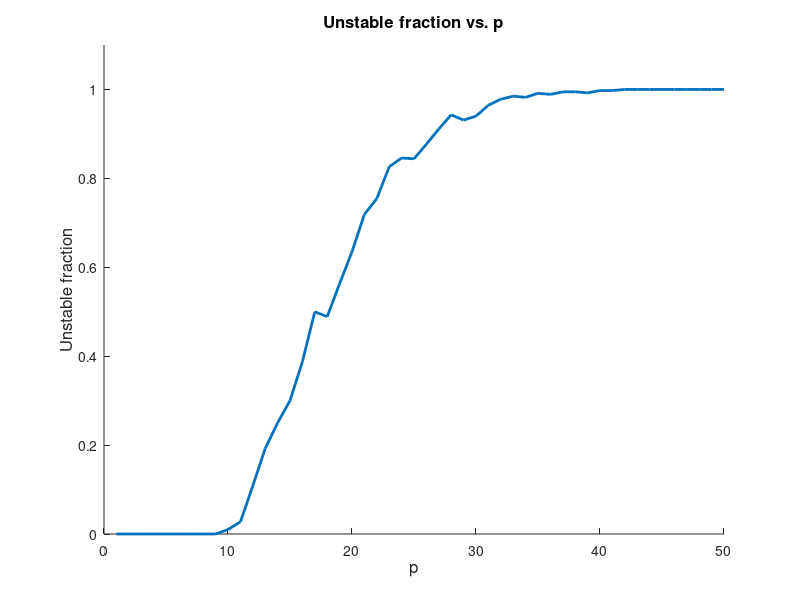
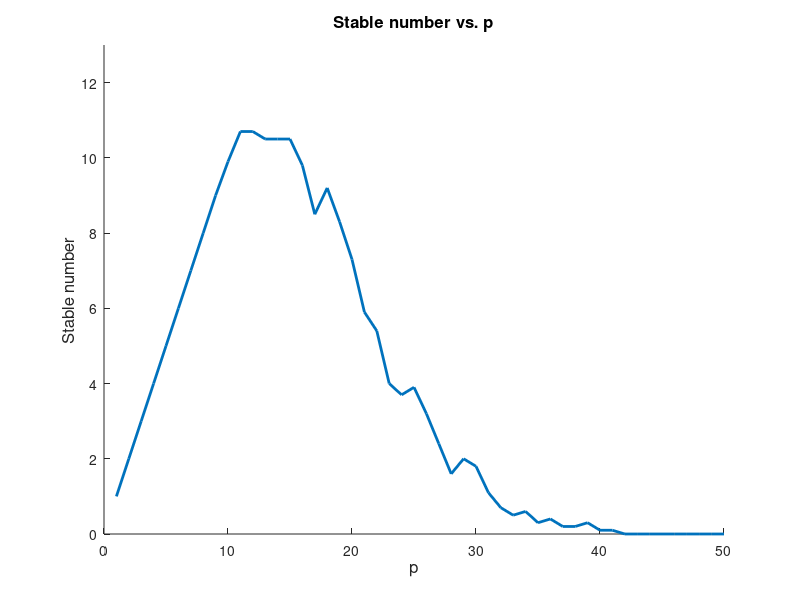
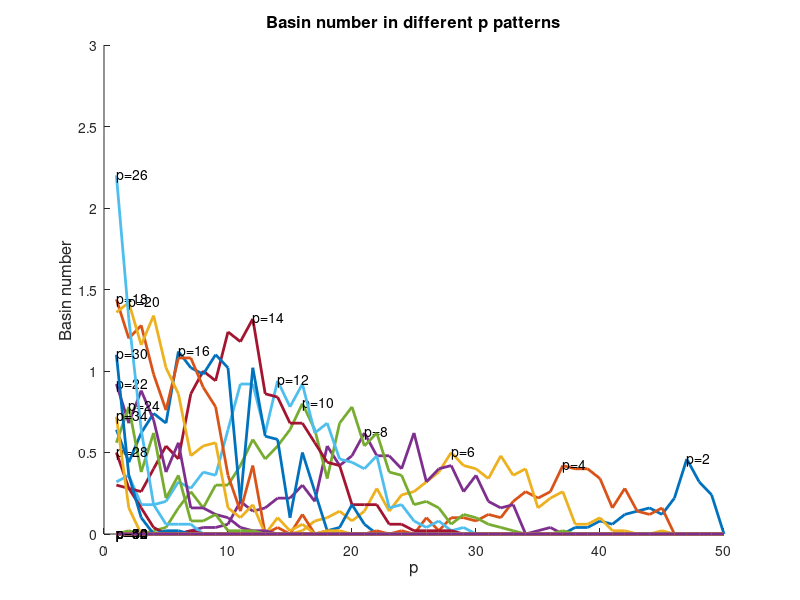
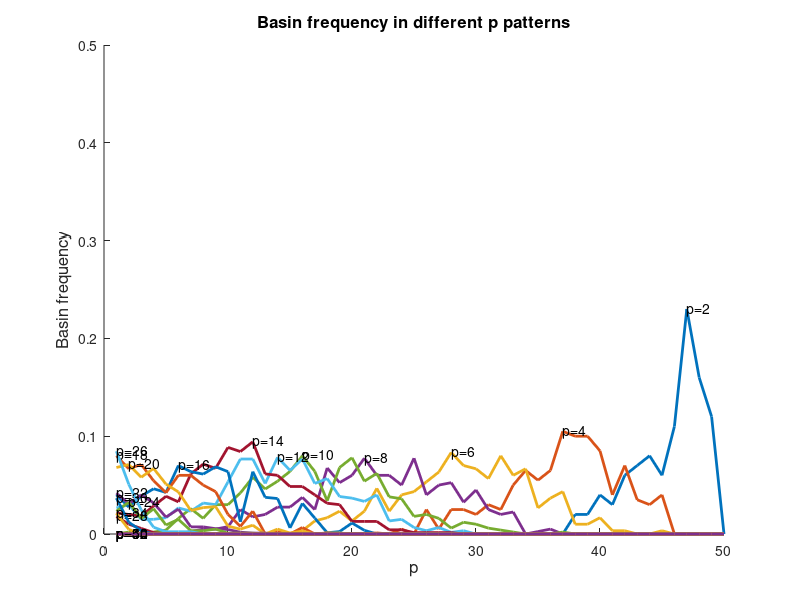

These charts were generated, in order, by the following MATLAB code:

load output1.dat;
%Unstable fraction
x = output1(:, 1);
y1 = output1(:, 2);
y2 = output1(:, 3);

plot(x,y1,'LineWidth',2);
title('Unstable fraction vs. p','fontsize',12);
xlabel('p','fontsize',12);
ylabel('Unstable fraction','fontsize',12); 
axis([0 50 0 1.1]);
box off;


%Stable number
figure; 
plot(x,y2,'LineWidth',2);
title('Stable number vs. p','fontsize',12);
xlabel('p','fontsize',12);
ylabel('Stable number','fontsize',12); 
axis([0 50 0 13]);
box off;


%Basin number
figure;
load output2.dat
x1 = output2(:, 1);
x2 = output2(:, 2);
y = output2(:, 3);

j = 1;
for i = 1 : 25
        plot(x2(j:j+49),y(j:j+49),'LineWidth',2);
        t = num2str(x1(j));
        a = y(j:j+49);
        inda = find(a==max(a));
        text(x2(inda(1)), max(a), strcat('p=',t));
        j = j + 50;
        hold on;
   
end
title('Basin number in different p patterns','fontsize',12);
xlabel('p','fontsize',12);
ylabel('Basin number','fontsize',12); 
axis([0 50 0 3]);
box off;


%Basin frequency
figure;
for i = 0 : 24
    for j = 1 : 50
        z(i*50 + j) = y(i*50 +j)/x1((i+1)*50);
    end
end
j = 1;
for i = 1 : 25
        plot(x2(j:j+49),z(j:j+49),'LineWidth',2);
        t = num2str(x1(j));
        a = z(j:j+49);
        inda = find(a==max(a));
        text(x2(inda(1)), max(a), strcat('p=',t));
        j = j + 50;
        hold on;
end
title('Basin frequency in different p patterns','fontsize',12);
xlabel('p','fontsize',12);
ylabel('Basin frequency','fontsize',12); 
axis([0 50 0 0.5]);
box off;

 
